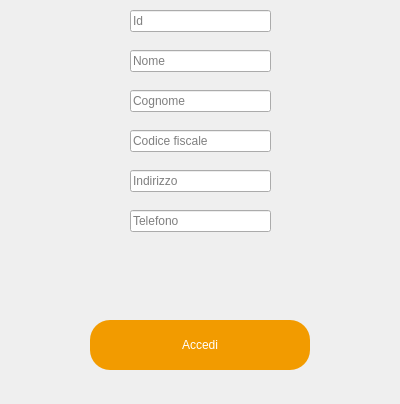
<?xml version="1.0" encoding="UTF-8"?>
<ui version="4.0">
 <class>Form</class>
 <widget class="QWidget" name="Form">
  <property name="geometry">
   <rect>
    <x>0</x>
    <y>0</y>
    <width>400</width>
    <height>404</height>
   </rect>
  </property>
  <property name="windowTitle">
   <string>Form</string>
  </property>
  <widget class="QLineEdit" name="idfield">
   <property name="geometry">
    <rect>
     <x>130</x>
     <y>10</y>
     <width>141</width>
     <height>22</height>
    </rect>
   </property>
   <property name="placeholderText">
    <string>Id</string>
   </property>
  </widget>
  <widget class="QLineEdit" name="nomefield">
   <property name="geometry">
    <rect>
     <x>130</x>
     <y>50</y>
     <width>141</width>
     <height>22</height>
    </rect>
   </property>
   <property name="placeholderText">
    <string>Nome</string>
   </property>
  </widget>
  <widget class="QLineEdit" name="cognomefield">
   <property name="geometry">
    <rect>
     <x>130</x>
     <y>90</y>
     <width>141</width>
     <height>22</height>
    </rect>
   </property>
   <property name="placeholderText">
    <string>Cognome</string>
   </property>
  </widget>
  <widget class="QPushButton" name="reg_dip_button">
   <property name="geometry">
    <rect>
     <x>90</x>
     <y>320</y>
     <width>220</width>
     <height>50</height>
    </rect>
   </property>
   <property name="minimumSize">
    <size>
     <width>220</width>
     <height>50</height>
    </size>
   </property>
   <property name="cursor">
    <cursorShape>PointingHandCursor</cursorShape>
   </property>
   <property name="styleSheet">
    <string notr="true">QPushButton{
   
	background-color: rgb(242, 155, 0);
     border:none;
     color:rgb(255,255,255); 
     border-radius:20px;
   
}
QPushButton:hover {
	
	background-color: rgba(242, 155, 20,200);
     border-left: 2px solid rgb(173, 107,0);
     border-right: 2px solid rgb(173, 107,0);
     border-bottom: 3px solid rgb(173, 107,0);
}
QPushButton:pressed {
	
	background-color: rgba(255, 224, 0,75);
     border-left: 2px solid rgb(173, 107,0);
     border-right: 2px solid rgb(173, 107,0); 
     border-bottom: none;
}</string>
   </property>
   <property name="text">
    <string>Accedi</string>
   </property>
  </widget>
  <widget class="QLabel" name="error">
   <property name="geometry">
    <rect>
     <x>100</x>
     <y>270</y>
     <width>201</width>
     <height>31</height>
    </rect>
   </property>
   <property name="styleSheet">
    <string notr="true">color:red;</string>
   </property>
   <property name="text">
    <string/>
   </property>
  </widget>
  <widget class="QLineEdit" name="cfiscale">
   <property name="geometry">
    <rect>
     <x>130</x>
     <y>130</y>
     <width>141</width>
     <height>22</height>
    </rect>
   </property>
   <property name="placeholderText">
    <string>Codice fiscale</string>
   </property>
  </widget>
  <widget class="QLineEdit" name="indirizzo">
   <property name="geometry">
    <rect>
     <x>130</x>
     <y>170</y>
     <width>141</width>
     <height>22</height>
    </rect>
   </property>
   <property name="placeholderText">
    <string>Indirizzo</string>
   </property>
  </widget>
  <widget class="QLineEdit" name="telefono">
   <property name="geometry">
    <rect>
     <x>130</x>
     <y>210</y>
     <width>141</width>
     <height>22</height>
    </rect>
   </property>
   <property name="placeholderText">
    <string>Telefono</string>
   </property>
  </widget>
 </widget>
 <resources/>
 <connections/>
</ui>
